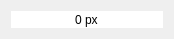
<?xml version="1.0" encoding="UTF-8"?>
<ui version="4.0">
 <class>TPixelProcessViewWidgetClass</class>
 <widget class="TProcessViewWidgetAbstract" name="TPixelProcessViewWidgetClass">
  <property name="geometry">
   <rect>
    <x>0</x>
    <y>0</y>
    <width>174</width>
    <height>38</height>
   </rect>
  </property>
  <property name="windowTitle">
   <string>Form</string>
  </property>
  <layout class="QVBoxLayout" name="verticalLayout">
   <item>
    <widget class="QSpinBox" name="spinBox">
     <property name="frame">
      <bool>false</bool>
     </property>
     <property name="alignment">
      <set>Qt::AlignmentFlag::AlignCenter</set>
     </property>
     <property name="buttonSymbols">
      <enum>QAbstractSpinBox::ButtonSymbols::NoButtons</enum>
     </property>
     <property name="suffix">
      <string> px</string>
     </property>
     <property name="maximum">
      <number>1000000000</number>
     </property>
    </widget>
   </item>
  </layout>
 </widget>
 <layoutdefault spacing="6" margin="11"/>
 <customwidgets>
  <customwidget>
   <class>TProcessViewWidgetAbstract</class>
   <extends>QWidget</extends>
   <header>tprocessviewwidgetabstract.h</header>
   <container>1</container>
  </customwidget>
 </customwidgets>
 <resources/>
 <connections/>
</ui>
